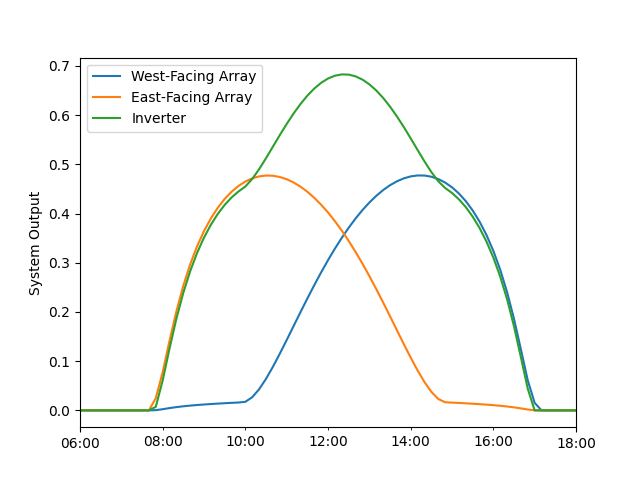

Write Python code to recreate this figure.
from pvlib import pvsystem, modelchain, location
import pandas as pd
import matplotlib.pyplot as plt

array_kwargs = dict(
    module_parameters=dict(pdc0=1, gamma_pdc=-0.004),
    temperature_model_parameters=dict(a=-3.56, b=-0.075, deltaT=3)
)

arrays = [
    pvsystem.Array(pvsystem.FixedMount(30, 270), name='West-Facing Array',              
                   **array_kwargs),
    pvsystem.Array(pvsystem.FixedMount(30, 90), name='East-Facing Array',
                   **array_kwargs),
]
loc = location.Location(40, -80)
system = pvsystem.PVSystem(arrays=arrays, inverter_parameters=dict(pdc0=3))
mc = modelchain.ModelChain(system, loc, aoi_model='physical',
                           spectral_model='no_loss')

times = pd.date_range('2019-01-01 06:00', '2019-01-01 18:00', freq='10min',
                      tz='Etc/GMT+5')
weather = loc.get_clearsky(times)
print(weather)
mc.run_model(weather)

fig, ax = plt.subplots()
for array, pdc in zip(system.arrays, mc.results.dc):
    pdc.plot(label=f'{array.name}')
mc.results.ac.plot(label='Inverter')
plt.ylabel('System Output')
plt.legend()
plt.savefig('test.png')
# plt.show()
